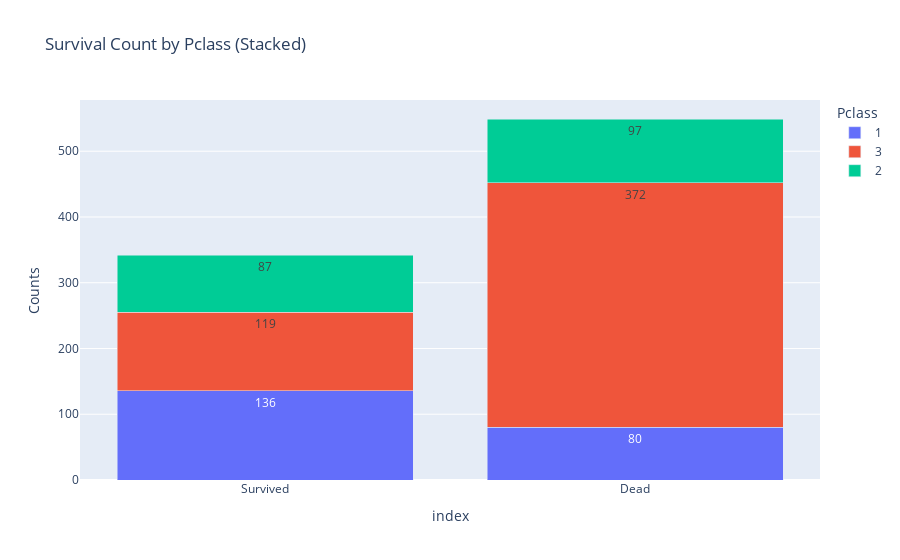

Notebook code for this chart:
### Code cell
import plotly.express as px

fig = px.bar(
    df,
    x=df.index,
    y=df.columns,
    barmode="stack",
    text_auto=True,
    title="Survival Count by Pclass (Stacked)",
    labels= {
        "x": "Status",
        "value": "Counts",
        "variable": "Pclass"
    }
)

fig.show()

### Figure 1 — Plotly figure (JSON) as saved in the notebook; plotly's stock layout.template omitted (floating-point values rounded to 4 significant figures)
{"data": [{"alignmentgroup": "True", "hovertemplate": "Pclass=1<br>index=%{x}<br>Counts=%{y}<extra></extra>", "legendgroup": "1", "marker": {"color": "#636efa", "pattern": {"shape": ""}}, "name": "1", "offsetgroup": "1", "orientation": "v", "showlegend": true, "textposition": "auto", "texttemplate": "%{y}", "type": "bar", "x": ["Survived", "Dead"], "xaxis": "x", "y": [136, 80], "yaxis": "y"}, {"alignmentgroup": "True", "hovertemplate": "Pclass=3<br>index=%{x}<br>Counts=%{y}<extra></extra>", "legendgroup": "3", "marker": {"color": "#EF553B", "pattern": {"shape": ""}}, "name": "3", "offsetgroup": "3", "orientation": "v", "showlegend": true, "textposition": "auto", "texttemplate": "%{y}", "type": "bar", "x": ["Survived", "Dead"], "xaxis": "x", "y": [119, 372], "yaxis": "y"}, {"alignmentgroup": "True", "hovertemplate": "Pclass=2<br>index=%{x}<br>Counts=%{y}<extra></extra>", "legendgroup": "2", "marker": {"color": "#00cc96", "pattern": {"shape": ""}}, "name": "2", "offsetgroup": "2", "orientation": "v", "showlegend": true, "textposition": "auto", "texttemplate": "%{y}", "type": "bar", "x": ["Survived", "Dead"], "xaxis": "x", "y": [87, 97], "yaxis": "y"}], "layout": {"barmode": "stack", "legend": {"title": {"text": "Pclass"}, "tracegroupgap": 0}, "title": {"text": "Survival Count by Pclass (Stacked)"}, "xaxis": {"anchor": "y", "domain": [0, 1], "title": {"text": "index"}}, "yaxis": {"anchor": "x", "domain": [0, 1], "title": {"text": "Counts"}}}}
